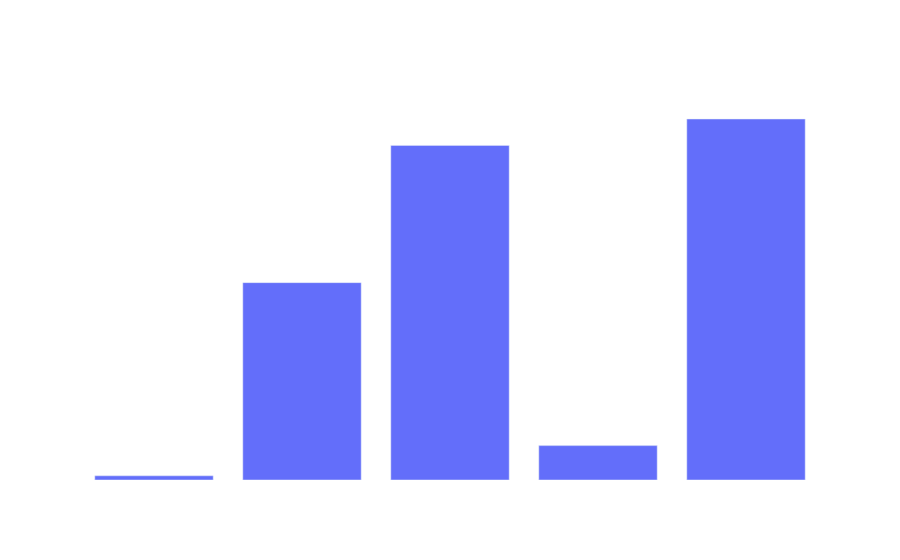

The cell this chart's notebook holds for it:
### Code cell
fig = px.bar(
    wilkes,
    x="sg_disposition",
    y="perc",
    labels={"sg_range": "sentencing range"},
    title='Wilkes County')
    
fig.update_layout(
    paper_bgcolor="rgba(0,0,0,0)",
    plot_bgcolor="rgba(0,0,0,0)",
    xaxis=dict(showgrid=False),
    yaxis=dict(showgrid=False),
    font_color="white"
)
fig.show()

### Figure 1 — Plotly figure (JSON) as saved in the notebook; plotly's stock layout.template omitted (floating-point values rounded to 4 significant figures)
{"data": [{"alignmentgroup": "True", "hovertemplate": "sg_disposition=%{x}<br>perc=%{y}<extra></extra>", "legendgroup": "", "marker": {"color": "#636efa", "pattern": {"shape": ""}}, "name": "", "offsetgroup": "", "orientation": "v", "showlegend": false, "textposition": "auto", "x": ["< Minimum", "Mitigated", "Presumptive", "Aggravated", "> Maximum"], "xaxis": "x", "y": [0.004508, 0.2119, 0.3592, 0.03691, 0.3875], "yaxis": "y", "type": "bar"}], "layout": {"xaxis": {"anchor": "y", "domain": [0, 1], "title": {"text": "sg_disposition"}, "showgrid": false}, "yaxis": {"anchor": "x", "domain": [0, 1], "title": {"text": "perc"}, "showgrid": false}, "legend": {"tracegroupgap": 0}, "title": {"text": "Wilkes County"}, "barmode": "relative", "font": {"color": "white"}, "paper_bgcolor": "rgba(0,0,0,0)", "plot_bgcolor": "rgba(0,0,0,0)"}}
